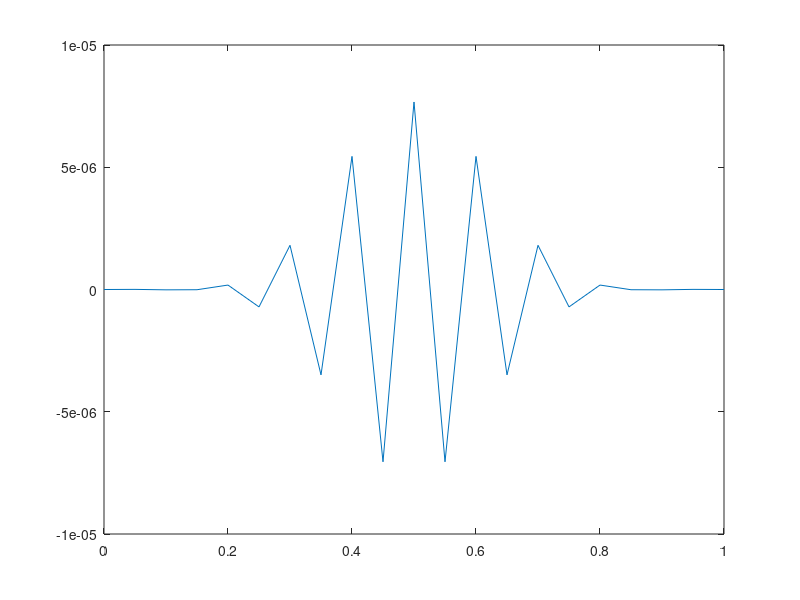

The MATLAB source for this figure:
x = linspace(0,1,21);
y0 = zeros(19,1);
y1 = zeros(19,1);
y2 = zeros(19,1);
y3 = zeros(19,1);
y0(10) = 1;
A = -2*diag(diag(ones(19,19)))+diag(diag(ones(18,18)),1)+diag(diag(ones(18,18)),-1);
I = diag(diag(ones(19,19)));
for i = 1:100
    y0 = (2.*I+10.*A)/(2.*I-10.*A)*y0;
    if i == 1
        y1 = y0;
    end
    if i == 2
        y2 = y0;
    end
    if i == 10
        y3 = y0;
    end
end
y1 = [0;y1;0];
y2 = [0;y2;0];
y3 = [0;y3;0];
y0 = [0;y0;0];

%subplot(1,3,1);
%plot(x,y1,'.-');
%subplot(1,3,2);
%plot(x,y2,'.-');
%subplot(1,3,3);
%plot(x,y3,'.-');
plot(x,y0,'-');
